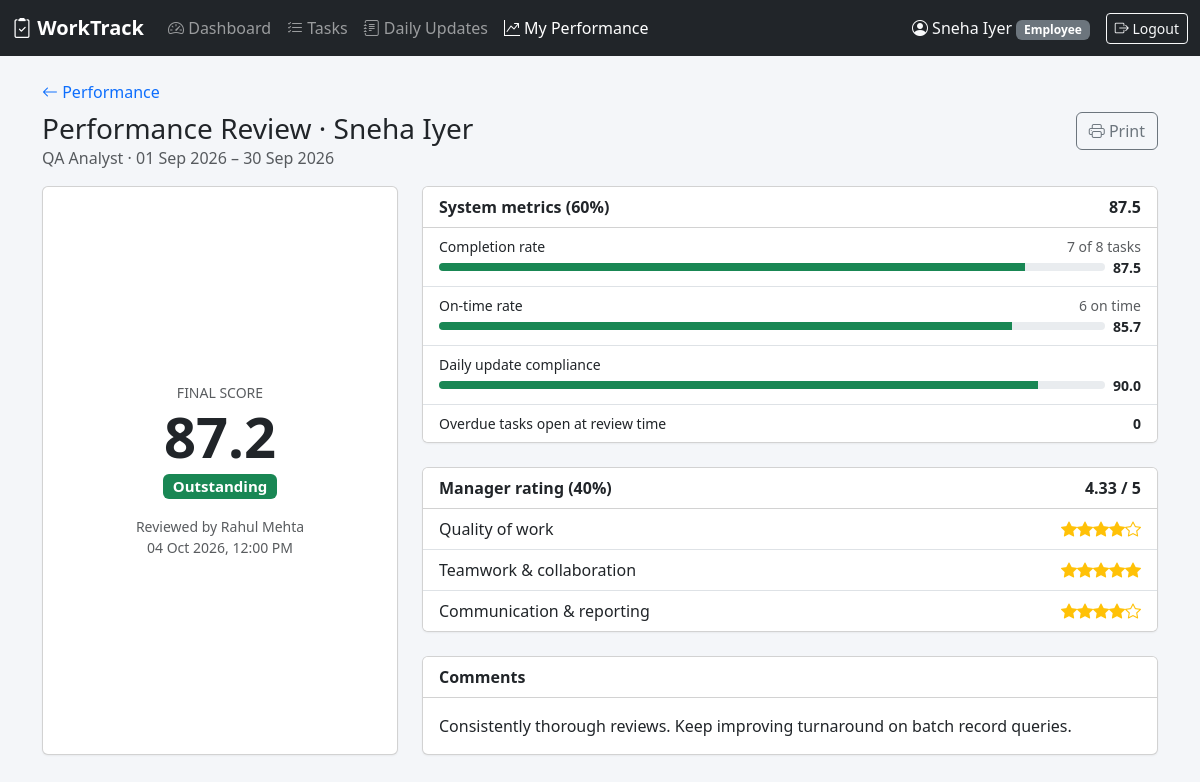
The app's page /index.php?page=review_view&id=1 (signed in) with its own data.
### tables this page shows
CREATE TABLE users (
    id            INT UNSIGNED AUTO_INCREMENT PRIMARY KEY,
    name          VARCHAR(100)  NOT NULL,
    email         VARCHAR(150)  NOT NULL UNIQUE,
    password_hash VARCHAR(255)  NOT NULL,
    role          ENUM('manager', 'employee') NOT NULL DEFAULT 'employee',
    designation   VARCHAR(100)  NULL,
    manager_id    INT UNSIGNED  NULL,
    is_active     TINYINT(1)    NOT NULL DEFAULT 1,
    created_at    TIMESTAMP     NOT NULL DEFAULT CURRENT_TIMESTAMP,
    CONSTRAINT fk_users_manager FOREIGN KEY (manager_id) REFERENCES users (id) ON DELETE SET NULL,
    INDEX idx_users_manager (manager_id)
);

CREATE TABLE performance_reviews (
    id                   INT UNSIGNED AUTO_INCREMENT PRIMARY KEY,
    employee_id          INT UNSIGNED NOT NULL,
    reviewer_id          INT UNSIGNED NOT NULL,
    period_start         DATE         NOT NULL,
    period_end           DATE         NOT NULL,
    tasks_assigned       INT UNSIGNED NOT NULL DEFAULT 0,
    tasks_completed      INT UNSIGNED NOT NULL DEFAULT 0,
    completed_on_time    INT UNSIGNED NOT NULL DEFAULT 0,
    overdue_open         INT UNSIGNED NOT NULL DEFAULT 0,
    completion_rate      DECIMAL(5,2) NOT NULL DEFAULT 0,
    on_time_rate         DECIMAL(5,2) NOT NULL DEFAULT 0,
    update_compliance    DECIMAL(5,2) NOT NULL DEFAULT 0,
    system_score         DECIMAL(5,2) NOT NULL DEFAULT 0,
    quality_rating       TINYINT UNSIGNED NOT NULL,
    teamwork_rating      TINYINT UNSIGNED NOT NULL,
    communication_rating TINYINT UNSIGNED NOT NULL,
    final_score          DECIMAL(5,2) NOT NULL,
    grade                VARCHAR(30)  NOT NULL,
    comments             TEXT         NULL,
    created_at           TIMESTAMP    NOT NULL DEFAULT CURRENT_TIMESTAMP,
    CONSTRAINT fk_reviews_employee FOREIGN KEY (employee_id) REFERENCES users (id) ON DELETE CASCADE,
    CONSTRAINT fk_reviews_reviewer FOREIGN KEY (reviewer_id) REFERENCES users (id) ON DELETE CASCADE,
    INDEX idx_reviews_employee (employee_id)
);

### app/helpers.php (called while the page is built, shortened)
<?php
function e(mixed $value): string
{
    return htmlspecialchars((string) $value, ENT_QUOTES, 'UTF-8');
}
function url(string $page, array $params = []): string
{
    return 'index.php?' . http_build_query(['page' => $page] + $params);
}
function render_header(string $title): void
{
    require APP_PATH . '/views/header.php';
}
function render_footer(): void
{
    require APP_PATH . '/views/footer.php';
}
function current_user(): ?array
{
    static $user = false;
    if ($user === false) {
        $user = null;
        if (!empty($_SESSION['user_id'])) {
            $stmt = db()->prepare('SELECT id, name, email, role, designation, manager_id FROM users WHERE id = ? AND is_active = 1');
            $stmt->execute([$_SESSION['user_id']]);
            $user = $stmt->fetch() ?: null;
        }
    }
    return $user;
}
function require_login(): array
{
    $user = current_user();
    return $user;
}
function fmt_date(?string $date): string
{
    return $date ? date('d M Y', strtotime($date)) : '—';
}
function fmt_datetime(?string $date): string
{
    return $date ? date('d M Y, h:i A', strtotime($date)) : '—';
}

### public/index.php (called while the page is built, shortened)
<?php
require __DIR__ . '/../app/bootstrap.php';
$page = $_GET['page'] ?? (current_user() ? 'dashboard' : 'login');
require APP_PATH . '/pages/' . $page . '.php';

### app/bootstrap.php (called while the page is built, shortened)
<?php
$config = require ROOT_PATH . '/config/database.php';
require APP_PATH . '/helpers.php';
require APP_PATH . '/performance.php';
function db(): PDO
{
    static $pdo = null;
    global $config;
    if ($pdo === null) {
        $c = $config['db'];
        $dsn = "mysql:host={$c['host']};port={$c['port']};dbname={$c['name']};charset={$c['charset']}";
        try {
            $pdo = new PDO($dsn, $c['user'], $c['password'], [
                PDO::ATTR_ERRMODE            => PDO::ERRMODE_EXCEPTION,
                PDO::ATTR_DEFAULT_FETCH_MODE => PDO::FETCH_ASSOC,
                PDO::ATTR_EMULATE_PREPARES   => false,
            ]);
        } catch (PDOException $e) {
            error_log('DB connection failed: ' . $e->getMessage());
            http_response_code(500);
            exit('Database connection failed. Check the settings in config/database.php.');
        }
    }
    return $pdo;
}

### app/pages/review_view.php (the view, shortened to what this page needs)
<?php
$user = require_login();
$id = (int) input('id');
$stmt = db()->prepare(
    'SELECT r.*, e.name AS employee_name, e.designation, e.manager_id, rv.name AS reviewer_name
     FROM performance_reviews r
     JOIN users e ON e.id = r.employee_id
     JOIN users rv ON rv.id = r.reviewer_id
     WHERE r.id = ?'
);
$stmt->execute([$id]);
$r = $stmt->fetch();
$managerAvg = ($r['quality_rating'] + $r['teamwork_rating'] + $r['communication_rating']) / 3;
$stars = fn(int $n) => str_repeat('<i class="bi bi-star-fill text-warning"></i>', $n) . str_repeat('<i class="bi bi-star text-warning"></i>', 5 - $n);
render_header('Performance Review');
?>
<nav class="mb-2 d-print-none">
    <a href="<?= url('performance', $user['role'] === 'manager' ? ['employee' => $r['employee_id']] : []) ?>" class="text-decoration-none"><i class="bi bi-arrow-left"></i> Performance</a>
</nav>
<div class="d-flex justify-content-between align-items-start mb-3 flex-wrap gap-2">
    <div>
        <h1 class="h3 mb-0">Performance Review · <?= e($r['employee_name']) ?></h1>
        <span class="text-muted"><?= e($r['designation']) ?> · <?= fmt_date($r['period_start']) ?> – <?= fmt_date($r['period_end']) ?></span>
    </div>
    <button onclick="window.print()" class="btn btn-outline-secondary d-print-none"><i class="bi bi-printer"></i> Print</button>
</div>
<div class="row g-4">
    <div class="col-lg-4">
        <div class="card text-center h-100">
            <div class="card-body d-flex flex-column justify-content-center">
                <div class="text-muted text-uppercase small">Final score</div>
                <div class="display-4 fw-bold"><?= number_format((float) $r['final_score'], 1) ?></div>
                <div class="fs-5"><?= grade_badge($r['grade']) ?></div>
                <div class="small text-muted mt-3">Reviewed by <?= e($r['reviewer_name']) ?><br><?= fmt_datetime($r['created_at']) ?></div>
            </div>
        </div>
    </div>
    <div class="col-lg-8">
        <div class="card mb-4">
            <div class="card-header bg-white fw-semibold d-flex justify-content-between">
                <span>System metrics (60%)</span><span><?= number_format((float) $r['system_score'], 1) ?></span>
            </div>
            <ul class="list-group list-group-flush">
                <li class="list-group-item"><div class="d-flex justify-content-between small"><span>Completion rate</span><span class="text-muted"><?= $r['tasks_completed'] ?> of <?= $r['tasks_assigned'] ?> tasks</span></div><?= score_bar((float) $r['completion_rate']) ?></li>
                <li class="list-group-item"><div class="d-flex justify-content-between small"><span>On-time rate</span><span class="text-muted"><?= $r['completed_on_time'] ?> on time</span></div><?= score_bar((float) $r['on_time_rate']) ?></li>
                <li class="list-group-item"><div class="small">Daily update compliance</div><?= score_bar((float) $r['update_compliance']) ?></li>
                <li class="list-group-item d-flex justify-content-between small"><span>Overdue tasks open at review time</span><strong><?= $r['overdue_open'] ?></strong></li>
            </ul>
        </div>
        <div class="card mb-4">
            <div class="card-header bg-white fw-semibold d-flex justify-content-between">
                <span>Manager rating (40%)</span><span><?= number_format($managerAvg, 2) ?> / 5</span>
            </div>
            <ul class="list-group list-group-flush">
                <li class="list-group-item d-flex justify-content-between"><span>Quality of work</span><span><?= $stars((int) $r['quality_rating']) ?></span></li>
                <li class="list-group-item d-flex justify-content-between"><span>Teamwork &amp; collaboration</span><span><?= $stars((int) $r['teamwork_rating']) ?></span></li>
                <li class="list-group-item d-flex justify-content-between"><span>Communication &amp; reporting</span><span><?= $stars((int) $r['communication_rating']) ?></span></li>
            </ul>
        </div>
        <div class="card">
            <div class="card-header bg-white fw-semibold">Comments</div>
            <div class="card-body pre-wrap"><?= $r['comments'] ? e($r['comments']) : '<span class="text-muted">No comments.</span>' ?></div>
        </div>
    </div>
</div>

### app/views/header.php (shortened to what this page needs)
<?php
$user = current_user();
$active = $_GET['page'] ?? 'dashboard';
$nav = [
    'dashboard'   => ['Dashboard', 'speedometer2'],
    'tasks'       => ['Tasks', 'list-check'],
    'updates'     => ['Daily Updates', 'journal-text'],
    'performance' => [$user && $user['role'] === 'manager' ? 'Performance' : 'My Performance', 'graph-up-arrow'],
];
$parents = ['task_form' => 'tasks', 'task_view' => 'tasks', 'update_form' => 'updates', 'update_view' => 'updates',
            'review_form' => 'performance', 'review_view' => 'performance', 'employee_form' => 'employees'];
$active = $parents[$active] ?? $active;
?>
<!doctype html>
<html lang="en">
<head>
    <link href="https://cdn.jsdelivr.net/npm/bootstrap@5.3.3/dist/css/bootstrap.min.css" rel="stylesheet">
    <link href="https://cdn.jsdelivr.net/npm/bootstrap-icons@1.11.3/font/bootstrap-icons.min.css" rel="stylesheet">
    <link href="assets/app.css" rel="stylesheet">
</head>
<body>
<?php if ($user): ?>
<nav class="navbar navbar-expand-lg navbar-dark bg-dark mb-4 d-print-none">
    <div class="container-fluid">
        <a class="navbar-brand fw-semibold" href="<?= url('dashboard') ?>"><i class="bi bi-clipboard2-check"></i> <?= e(APP_NAME) ?></a>
        <div class="collapse navbar-collapse" id="mainNav">
            <ul class="navbar-nav me-auto">
                <?php foreach ($nav as $page => [$label, $icon]): ?>
                    <li class="nav-item">
                        <a class="nav-link <?= $active === $page ? 'active' : '' ?>" href="<?= url($page) ?>"><i class="bi bi-<?= $icon ?>"></i> <?= e($label) ?></a>
                    </li>
                <?php endforeach; ?>
            </ul>
            <div class="d-flex align-items-center gap-3 text-light">
                <span><i class="bi bi-person-circle"></i> <?= e($user['name']) ?>
                    <span class="badge bg-secondary text-capitalize"><?= e($user['role']) ?></span></span>
                <form method="post" action="<?= url('logout') ?>" class="m-0">
                    <button class="btn btn-sm btn-outline-light"><i class="bi bi-box-arrow-right"></i> Logout</button>
                </form>
            </div>
        </div>
    </div>
</nav>
<?php endif; ?>
<main class="container-xl pb-5">

### app/performance.php (shortened to what this page needs)
<?php
function grade_badge(string $grade): string
{
    $classes = ['Outstanding' => 'success', 'Good' => 'primary', 'Satisfactory' => 'warning text-dark', 'Needs Improvement' => 'danger'];
    return '<span class="badge bg-' . ($classes[$grade] ?? 'secondary') . '">' . e($grade) . '</span>';
}
function score_bar(float $score): string
{
    $color = $score >= 85 ? 'success' : ($score >= 70 ? 'primary' : ($score >= 50 ? 'warning' : 'danger'));
    $pct = number_format(max(0, min(100, $score)), 0);
    return '<div class="d-flex align-items-center gap-2"><div class="progress flex-grow-1" style="height:8px;min-width:60px">'
        . '<div class="progress-bar bg-' . $color . '" style="width:' . $pct . '%"></div></div>'
        . '<small class="fw-semibold">' . number_format($score, 1) . '</small></div>';
}

### public/assets/app.css (style rules this page uses)
body { background: #f4f6f9; }
.card { box-shadow: 0 1px 2px rgba(0, 0, 0, .05); }
.pre-wrap { white-space: pre-wrap; }

### records on screen
users: name "Sneha Iyer", role "Employee"
performance_reviews: employee.name "Sneha Iyer", employee.designation "QA Analyst", period_start "01 Sep 2026", period_end "30 Sep 2026", final_score "87.2", grade "Outstanding", reviewer.name "Rahul Mehta", created_at "04 Oct 2026, 12:00 PM", system_score "87.5", tasks_completed "7", tasks_assigned "8", completed_on_time "6", overdue_open "0", managerAvg "4.33", comments "Consistently thorough reviews. Keep improving turnaround on batch record queries."

### other values on screen
APP_NAME "WorkTrack"
$label "Dashboard"
$label "Tasks"
$label "Daily Updates"
$label "My Performance"
$score "87.5 85.7 90.0"
